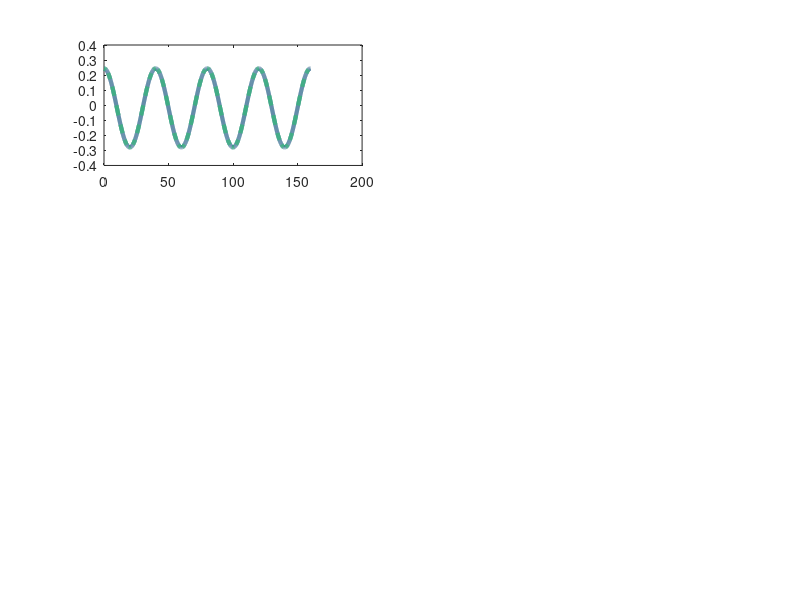

MATLAB code to generate this figure: (Note: this script raises an error after producing the figure.)
clear
clc

%% Parameters Fixed in Function "TwoPatch_Global_r_SIR.m"
N = 10^7; %!!!!!! Do not change without changing underlying function!

%% Parameters %%
% Transmission, recovery, and mortlaity rates. Each of these is a set, with 
% the first value corresponding to r\bar < 0 ('Effective Control') and the 
% second in the set corresponding to the case of r\bar > 0 ('Ineffective 
% Control').

beta_max_set = [0.5,0.6];   % Two values of beta_max to use
beta_min_set = [0.125,0.2]; % Two values of beta_min to use

gamma_max_set = [0.25,0.25];% Two values of gamma_max to use
gamma_min_set = [0.4,0.4];  % Two values of gamma_min to use

mu = 0.04;                  % Mortality rate of severely infectious 
                            % individuals. Constant in time and the same
                            % for both cases.

cycle_length = 40;          % Number of days between peaks of infectious 
                            % spread.

phi = 0.87;                 % Fraction of infectious individuals that move.
                            % See 'Deriving fraction moving.txt'
m = 0.005;                  % Per-capita movement rate.

%% Plotting Parameters
colors = viridis(10);       % Color palette
colors = colors([7,4],:);   % Colors for the two populations
init_cycle_number = 3;      % Number of cycles to plot for short term
                            % dynamics.
fig1plotorder = [3,4;5,6];  % This is an index to appropriately place
                            % subplots in figure 1.

%% Epidemiological Values of Interest

% Here, we caclulate values of rmax, rmin, rbar, and associated values of
% Rt in each of the two cases.

for w = 1:2 % Run for each of the two cases.
    
    % Here we just load the parameters for use throughout the simulation
    
    % Set the max and min beta values
    beta_max = beta_max_set(w);    beta_min = beta_min_set(w);   

    % Set the max and min gamma values
    gamma_max = gamma_max_set(w);  gamma_min = gamma_min_set(w); 
    
    % Calculate min and max r.
    r_max = beta_max - gamma_max - (1-phi)*mu;  
    r_min = beta_min - gamma_min - (1-phi)*mu;
    
    % Calculate rbar
    rbar = (r_max + r_min)/2;
    
    % Caclulate corresponding R0 values
    R0_max = beta_max/(gamma_max + (1-phi)*mu);
    R0_min = beta_min/(gamma_min + (1-phi)*mu);
    
    % Display the epidemiological parameters in the figure window
    if w == 1
        string = 'Effective Control';
    else
        string = 'Ineffective Control';
    end
    disp([string, ' R_0^{max} = ', num2str(R0_max)])
    disp([string, ' R_0^{min} = ', num2str(R0_min)])
    disp([string, ' r_{max} = ', num2str(r_max)])
    disp([string, ' r_{min} = ', num2str(r_min)])
    disp([string, ' r\bar = ', num2str(rbar)])

%% Code To Make Figure 1
    
    figure(1)
    if w == 1 
        % First plot completely synchronous patterns of r
        % In this case, both populations have the same pattern of r, so we
        % need to only calculate 1.
        
        % Create a vector of time for 4 cycles
        t = 0:0.1:(init_cycle_number + 1)*cycle_length;
        
        % Find values of beta_bar and beta_amp
        beta_bar = (beta_max + beta_min)/2; beta_amp = (beta_max - beta_min)/2;
        % Calculate pattern of beta
        beta_sine = beta_bar + beta_amp*sin(2*pi/cycle_length*t + pi/2);

        
        % Find values of gamma_bar and gamma_amp
        gamma_bar = (gamma_max + gamma_min)/2; gamma_amp = (gamma_max - gamma_min)/2;
        % Calculate pattern of gamma
        gamma_sine = gamma_bar + gamma_amp*sin(2*pi/cycle_length*t + pi/2);
        
        % Plot sine wave patterns of r over across t.
        subplot(3,2,1)
        plot(t, beta_sine - gamma_sine - (1-phi)*mu,'-', 'Color', colors(2,:), 'LineWidth', 3)
        hold on
        plot(t, beta_sine - gamma_sine - (1-phi)*mu, '--', 'Color', colors(1,:), 'LineWidth', 3)
        yline(rbar, '--', 'Color', 'black');
        yline(r_max, '--', 'Color', 'black');
        yline(r_min, '--', 'Color', 'black');
        hold off
        ylabel('$r_i(t) = \beta_i(t) - \gamma_i(t) - (1 - \phi)\mu$', 'Interpreter', 'Latex')
        title('Syncrhonous Control')
        set(gca, {'FontSize', 'FontName', 'YTick'},...
            {20, 'Times New Roman', [r_min, rbar, r_max]})
        set(gca, 'YTickLabel', {})
        axis([0,init_cycle_number*cycle_length,r_min-0.1, r_max + 0.1])
        
        % Do the same assuming completely asynchronous patterns of r
        asynchrony = 1;
        % Calculate the phase shift in days.
        tau = acos(1 - 2*asynchrony)*cycle_length/(2*pi);

        % Create a new time variable to plot from tau forward.
        t2 = tau:0.1:(init_cycle_number + 1)*cycle_length;

        % To plot r for both populations, we only need to calculate r for 
        % the time-shifted population. 
        beta_sine_2 = beta_bar + beta_amp*sin(2*pi/cycle_length*(t2 - tau + cycle_length/4));
        gamma_sine_2 = gamma_bar + gamma_amp*sin(2*pi/cycle_length*(t2 - tau + cycle_length/4));
        
        % Plot the asynchronous sine wave patterns of r
        subplot(3,2,2)
        plot(t, beta_sine - gamma_sine - (1-phi)*mu,'-', 'Color', colors(2,:), 'LineWidth', 3)
        hold on
        plot(t2, beta_sine_2 - gamma_sine_2 - (1-phi)*mu, '--', 'Color', colors(1,:), 'LineWidth', 3)
        yline(rbar, '--', 'Color', 'black');
        yline(r_max, '--', 'Color', 'black');
        yline(r_min, '--', 'Color', 'black');
        title('Asynchronous Control')
        hold off
        set(gca, {'FontSize', 'FontName', 'YTick'},...
            {20, 'Times New Roman', [r_min, rbar, r_max]})
        set(gca, 'YTickLabel', {})
        axis([0,init_cycle_number*cycle_length,r_min-0.1, r_max + 0.1])
    end
    
    % Now we simulate the model assuming completely synchronous responses.
    % These create panels 1c and 1e
    asynchrony = 0;

    % Solve the ode
    [T_overlap, SIR_overlap] = TwoPatch_Global_SIR_Sine(...
        beta_max, beta_min, gamma_max, gamma_min, m, asynchrony, mu, cycle_length, phi);
    
    % This finds the index of the time vector (T_overlap) in order in which
    % the number of cycle lengths occurs.
    T_twocycles = find(T_overlap > init_cycle_number*cycle_length,1);

    % Now to create the plotting boundaries, we find the max number of 
    % local infectious (on a per-thousand basis) over this time period.
    
    % First convert all dynamical variables to per-thousand.
    SIR_overlap_per_thousand = SIR_overlap/(N/2)*1000;
    % Now find the max across both populations. 
    maxy = max(max(SIR_overlap_per_thousand(1:T_twocycles,3:4)));
    
    % Plot the model output
    subplot(3,2,fig1plotorder(w,1))
    
    % The if/else statement here just makes the rbar > 0 case a plot of  
    % cases put on the log scale and rbar < 0 a plot on the arithmetic 
    % scale.
    if w == 1
        p = plot(T_overlap, SIR_overlap_per_thousand(:,3), '-',...
                 T_overlap, SIR_overlap_per_thousand(:,4), '--');
        grid on;
        ax1a = gca;
        set(p, {'Color'}, num2cell([colors(2,:);colors(1,:)],2))
        set(p, 'LineWidth', 3)
        ylabel({'Local Infectious','Per Thousand'})
        set(gca, {'FontName','FontSize'}, {'Times New Roman', 20})
        axis([0, cycle_length*init_cycle_number, 0, 2*maxy])
    else 
        p = semilogy(T_overlap(1:T_twocycles), SIR_overlap_per_thousand(1:T_twocycles,3), '-',...
                     T_overlap(1:T_twocycles), SIR_overlap_per_thousand(1:T_twocycles,4), '--');
        grid on;
        ax1a = gca;
        set(p, {'Color'}, num2cell([colors(2,:);colors(1,:)],2))
        set(p, 'LineWidth', 3)
        ylabel({'Local Infectious','Per Thousand'})
        set(gca, {'FontName','FontSize'}, {'Times New Roman', 20})
        xlabel('Time (days)')
    end
    
    % Now we run the same model but under the assumption that the
    % populations are exactly out of sync.
    asynchrony = 1;
    tau = acos(1-2*asynchrony)*cycle_length/(2*pi);
    
    % Run the model
    [T_mov, SIR_mov] = TwoPatch_Global_SIR_Sine(...
        beta_max, beta_min, gamma_max, gamma_min, m, asynchrony, mu, cycle_length, phi);
    
    % Convert output to a per-thousand basis;
    SIR_mov_per_thousand = SIR_mov/(N/2)*1000;
    T_twocycles = find(T_mov > init_cycle_number*cycle_length,1);
    
    % Plot the output
    subplot(3,2,fig1plotorder(w,2))
    
    % The if/else statement here just makes the rbar > 0 case a plot of  
    % cases put on the log scale and rbar < 0 a plot on the arithmetic 
    % scale.
    if w == 1 
        p = plot(T_mov, SIR_mov_per_thousand(:,4), '--', ...
                 T_mov, SIR_mov_per_thousand(:,3), '-');
        grid on;
        ax2a = gca;
        set(p, {'Color'}, num2cell(colors,2))
        set(p, 'LineWidth', 3)
        set(gca, {'FontName','FontSize'}, {'Times New Roman', 20})
        axis([0, cycle_length*init_cycle_number+tau, 0, 2*maxy])
    else 
        p = semilogy(T_mov(1:T_twocycles), SIR_mov_per_thousand(1:T_twocycles,4), '--',...
                     T_mov(1:T_twocycles), SIR_mov_per_thousand(1:T_twocycles,3), '-');
        grid on;
        ax2a = gca;
        set(p, {'Color'}, num2cell(colors,2))
        set(p, 'LineWidth', 3)
        set(gca, {'FontName','FontSize'}, {'Times New Roman', 20})
        xlabel('Time (days)')
    end
end

    %% Figure 2. Cases at different time point as a function of m and omega
 for w = 1:2
    % Set the max and min beta values
    beta_max = beta_max_set(w);    beta_min = beta_min_set(w);   

    % Set the max and min gamma values
    gamma_max = gamma_max_set(w);  gamma_min = gamma_min_set(w); 
    
    
    m = linspace(0, 0.015, 20); % Set the values of m to run the model
    asynchrony = [0, 0.25, .5, 0.75, 1]; % overlap goes between 0 and 1
    
    % Create a vector that holds all combinations of m and omega in order
    % to run parallel model runs.
    var_m = [];
    for i = 1:length(m)
        var_m = [var_m, repmat(m(i),1,length(asynchrony))];
    end
    var_asynchrony = repmat(asynchrony, 1, length(m));
    
    % Create a vector hold the number of cumulative cases for each
    % parameter combination.
    tot_cases = zeros(1, length(var_m));
    
    %parpool()
    % Run the model over all combinations of m and omega.
    
    parfor i = 1:length(var_m) % NOTE: 'parfor' here runs the models in 
                                 % parallel and thus requires parallel 
                                 % computing. Use 'for' if you don't want 
                                 % to run in parallel.
    %for i = 1:length(var_m)
        
        % Run the model
        [T , SIR] = TwoPatch_Global_SIR_Sine(...
            beta_max, beta_min, gamma_max, gamma_min, var_m(i), var_asynchrony(i), mu, cycle_length, phi);
        
        % Calculate cumulative cases at the end of the model run.
        tot_cases(i) = N - sum(SIR(end,1:2));
        
        % Report progress in terms of proportion of parameter combinations
        % to run.
        disp(i/length(var_m))
    end
    
    % Plot the results   
    figure(2)
    % Make a 2x1 panel plot.   
    subplot(2,1,w)
    
    % Reshape the vector of results into a matrix.
    tot_cases = reshape(tot_cases, length(asynchrony), length(m));
    % Convert cases to cases per thousand.
    tot_cases_per_thousand = tot_cases/N*1000;
    % Plot as a funciton of m.
    p = semilogy(m, tot_cases_per_thousand);
    grid on;
    set(p, {'Color'}, num2cell(viridis(length(asynchrony)),2))
    set(p, 'LineWidth', 3);
    set(p, 'Marker', 'o');
    
    if w == 1
        title({'Cumulative Cases','Per Thousand'})
    else
        xlabel('Per Capita Movement Rate Per Day, \it{m}')
    end
    set(gca, {'FontName', 'FontSize'}, {'Times New Roman', 25})
       
end